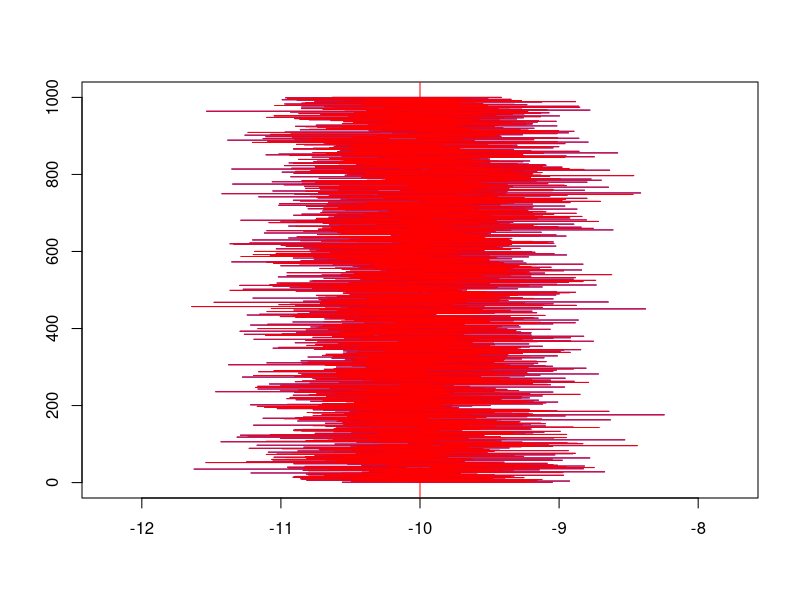

The R script that drew this image:
# Exercice 2 : Loi gaussienne
  # Question 1 et 2
  M = 1000; mu = -10; n = 20; sigma = 1.5; Binf = c(); Bsup = c()
  Xbar = c(); Sc = c(); count = 0; Cq = qt(0.95, n-1)
  
  # definir le cadre du graphique type="n": sans graphique
  plot(range(c(mu-1.5*sigma,mu+1.5*sigma)), range(c(0,M)), type="n", 
  xlab="", ylab="" ) 
  abline(v=mu, col="red") # tracer le seqment Vertical representant 
  
  for(i in 1:M){
    Echant = rnorm(n, mu, sigma)
    Xbar[i] = mean(Echant)
    Sc[i] = var(Echant)
    Binf[i] = Xbar[i] - sqrt(Sc[i])*Cq/sqrt(n)
    Bsup[i] = Xbar[i] + sqrt(Sc[i])*Cq/sqrt(n)
    if(Binf[i] <= mu & Bsup[i] >= mu){count = count + 1}
    lines(c(Binf[i],Bsup[i]), c(i,i), col="blue") # trace les intervalles
  }
  count/M  #0.91 assez proche de 1-alpha
  
  # Question 3, 4 et 5: intervalle de confiance de la variance
  C1 = qchisq(0.025, n-1); C2 = qchisq(0.975, n-1)
  C11 = qchisq(0.04461, n-1); C22 = qchisq(1-0.00539, n-1)
  Binf_var1 = c(); Bsup_var1 = c(); count_var1 = 0
  Binf_var2 = c(); Bsup_var2 = c(); count_var2 = 0
  c_lg = 0
  for(i in 1:M){
    Echant = rnorm(n, mu, sigma)
    Sc[i] = var(Echant)
    Binf_var1[i] = (n - 1)*Sc[i]/C2
    Bsup_var1[i] = (n - 1)*Sc[i]/C1
    Binf_var2[i] = (n - 1)*Sc[i]/C22
    Bsup_var2[i] = (n - 1)*Sc[i]/C11
    if(Binf_var2[i] <= sigma & Bsup_var2[i] >= sigma){count_var2 = count_var2 + 1}
    if(Binf_var1[i] <= sigma & Bsup_var1[i] >= sigma){count_var1 = count_var1 + 1}
    lines(c(Binf[i],Bsup[i]), c(i,i), col="red") # trace les intervalles
    if(Bsup_var2[i] - Binf_var2[i] < Bsup_var1[i] - Binf_var1[i]){c_lg = c_lg + 1}
  }
  count_var1/M # 0.79
  count_var2/M # 0.9, assez proche de 0.95
  c_lg/M # 1 les les longueurs des ces intervalles sont plus petites que  
         #   celles avec les quantiles alpha/2
